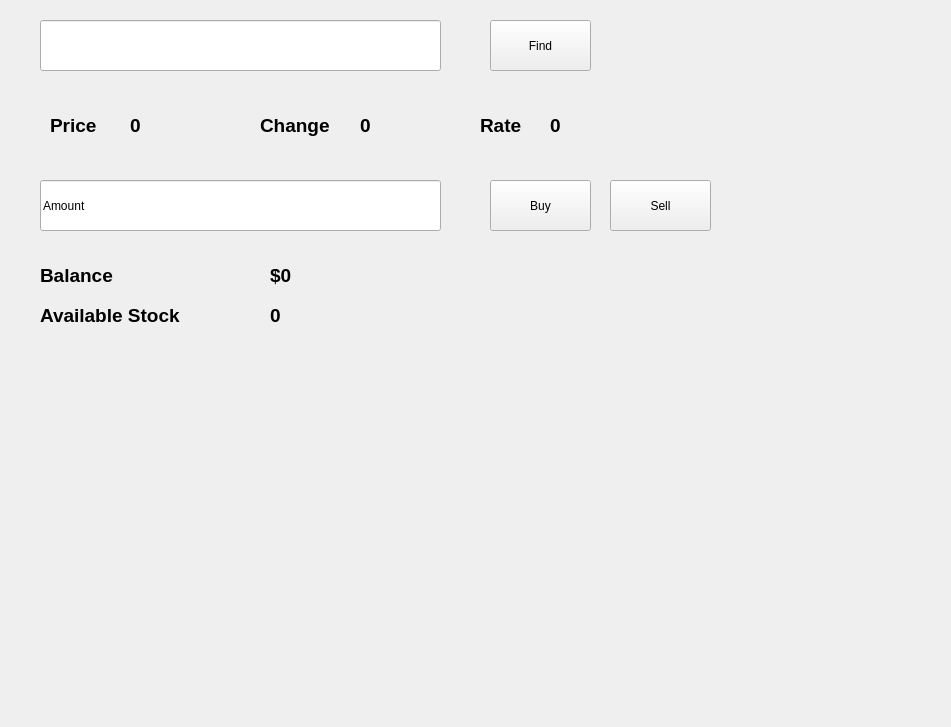
<?xml version="1.0" encoding="UTF-8"?>
<ui version="4.0">
 <class>Trading</class>
 <widget class="QWidget" name="Trading">
  <property name="geometry">
   <rect>
    <x>0</x>
    <y>0</y>
    <width>951</width>
    <height>727</height>
   </rect>
  </property>
  <property name="windowTitle">
   <string>Form</string>
  </property>
  <widget class="QPushButton" name="FindBut">
   <property name="geometry">
    <rect>
     <x>490</x>
     <y>20</y>
     <width>101</width>
     <height>51</height>
    </rect>
   </property>
   <property name="text">
    <string>Find</string>
   </property>
  </widget>
  <widget class="QLineEdit" name="Find">
   <property name="geometry">
    <rect>
     <x>40</x>
     <y>20</y>
     <width>401</width>
     <height>51</height>
    </rect>
   </property>
  </widget>
  <widget class="QLineEdit" name="Amount">
   <property name="geometry">
    <rect>
     <x>40</x>
     <y>180</y>
     <width>401</width>
     <height>51</height>
    </rect>
   </property>
   <property name="text">
    <string>Amount</string>
   </property>
  </widget>
  <widget class="QPushButton" name="BuyBut">
   <property name="geometry">
    <rect>
     <x>490</x>
     <y>180</y>
     <width>101</width>
     <height>51</height>
    </rect>
   </property>
   <property name="text">
    <string>Buy</string>
   </property>
  </widget>
  <widget class="QPushButton" name="SellBut">
   <property name="geometry">
    <rect>
     <x>610</x>
     <y>180</y>
     <width>101</width>
     <height>51</height>
    </rect>
   </property>
   <property name="text">
    <string>Sell</string>
   </property>
  </widget>
  <widget class="QLabel" name="AvailableShow">
   <property name="geometry">
    <rect>
     <x>270</x>
     <y>300</y>
     <width>101</width>
     <height>31</height>
    </rect>
   </property>
   <property name="font">
    <font>
     <pointsize>14</pointsize>
     <weight>75</weight>
     <bold>true</bold>
    </font>
   </property>
   <property name="text">
    <string>0</string>
   </property>
  </widget>
  <widget class="QLabel" name="AvaiableLab">
   <property name="geometry">
    <rect>
     <x>40</x>
     <y>300</y>
     <width>171</width>
     <height>31</height>
    </rect>
   </property>
   <property name="font">
    <font>
     <pointsize>14</pointsize>
     <weight>75</weight>
     <bold>true</bold>
    </font>
   </property>
   <property name="text">
    <string>Available Stock</string>
   </property>
  </widget>
  <widget class="QLabel" name="change_lab">
   <property name="geometry">
    <rect>
     <x>260</x>
     <y>110</y>
     <width>71</width>
     <height>31</height>
    </rect>
   </property>
   <property name="font">
    <font>
     <pointsize>14</pointsize>
     <weight>75</weight>
     <bold>true</bold>
    </font>
   </property>
   <property name="text">
    <string>Change</string>
   </property>
  </widget>
  <widget class="QLabel" name="rate_lab">
   <property name="geometry">
    <rect>
     <x>480</x>
     <y>110</y>
     <width>71</width>
     <height>31</height>
    </rect>
   </property>
   <property name="font">
    <font>
     <pointsize>14</pointsize>
     <weight>75</weight>
     <bold>true</bold>
    </font>
   </property>
   <property name="text">
    <string>Rate</string>
   </property>
  </widget>
  <widget class="QLabel" name="show_price">
   <property name="geometry">
    <rect>
     <x>130</x>
     <y>110</y>
     <width>101</width>
     <height>31</height>
    </rect>
   </property>
   <property name="font">
    <font>
     <pointsize>14</pointsize>
     <weight>75</weight>
     <bold>true</bold>
    </font>
   </property>
   <property name="text">
    <string>0</string>
   </property>
  </widget>
  <widget class="QLabel" name="price_lab">
   <property name="geometry">
    <rect>
     <x>50</x>
     <y>110</y>
     <width>71</width>
     <height>31</height>
    </rect>
   </property>
   <property name="font">
    <font>
     <pointsize>14</pointsize>
     <weight>75</weight>
     <bold>true</bold>
    </font>
   </property>
   <property name="text">
    <string>Price</string>
   </property>
  </widget>
  <widget class="QLabel" name="show_change">
   <property name="geometry">
    <rect>
     <x>360</x>
     <y>110</y>
     <width>71</width>
     <height>31</height>
    </rect>
   </property>
   <property name="font">
    <font>
     <pointsize>14</pointsize>
     <weight>75</weight>
     <bold>true</bold>
    </font>
   </property>
   <property name="text">
    <string>0</string>
   </property>
  </widget>
  <widget class="QLabel" name="show_rate">
   <property name="geometry">
    <rect>
     <x>550</x>
     <y>110</y>
     <width>71</width>
     <height>31</height>
    </rect>
   </property>
   <property name="font">
    <font>
     <pointsize>14</pointsize>
     <weight>75</weight>
     <bold>true</bold>
    </font>
   </property>
   <property name="text">
    <string>0</string>
   </property>
  </widget>
  <widget class="QLabel" name="Balance">
   <property name="geometry">
    <rect>
     <x>40</x>
     <y>260</y>
     <width>101</width>
     <height>31</height>
    </rect>
   </property>
   <property name="font">
    <font>
     <pointsize>14</pointsize>
     <weight>75</weight>
     <bold>true</bold>
    </font>
   </property>
   <property name="text">
    <string>Balance</string>
   </property>
  </widget>
  <widget class="QLabel" name="BalanceShow">
   <property name="geometry">
    <rect>
     <x>270</x>
     <y>260</y>
     <width>101</width>
     <height>31</height>
    </rect>
   </property>
   <property name="font">
    <font>
     <pointsize>14</pointsize>
     <weight>75</weight>
     <bold>true</bold>
    </font>
   </property>
   <property name="text">
    <string>$0</string>
   </property>
  </widget>
 </widget>
 <resources/>
 <connections/>
</ui>
